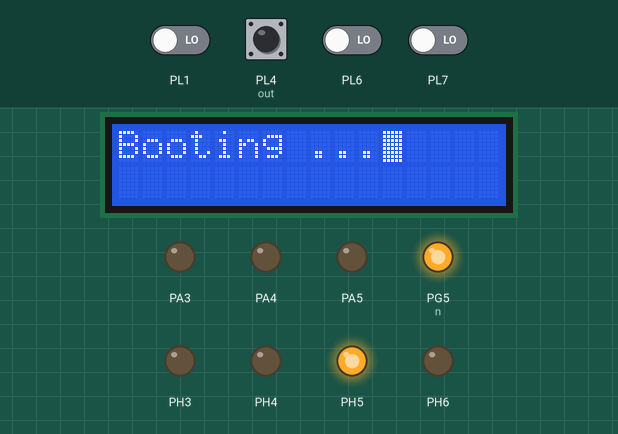
The program below on a simulated ATmega2560, built with avr-gcc and emulated at 16 MHz. Shown: 16×2 character LCD, output pins drawn as LEDs (lit = HIGH). Wiring (inferred from the names in the program): character LCD (HD44780): RS PE4; R/W PE5; E PE3; data PK0, PK1, PK2, PK3, PK4, PK5, PK6, PK7. Inputs (shaded band) come from the test bench; at power-on: PL1, PL4 (out), PL6, PL7 LOW. Pins used as bus, display or sensor lines are not drawn.

Above: at 1.8 s.
1.9 s: PL4 (out) pulsed HIGH 5 times (0.12 s each, 0.3 s apart)
At 2.67 s:
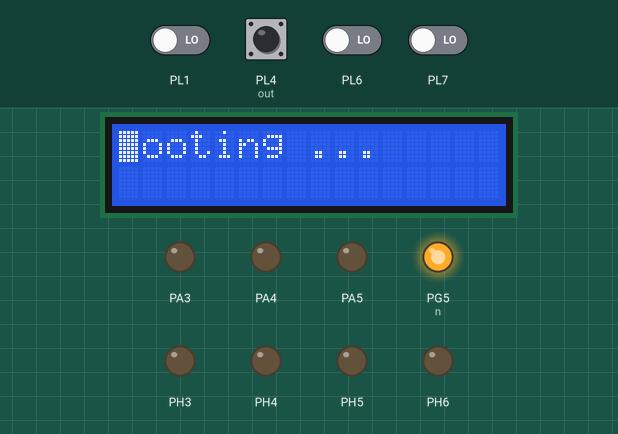
At 3.8 s:
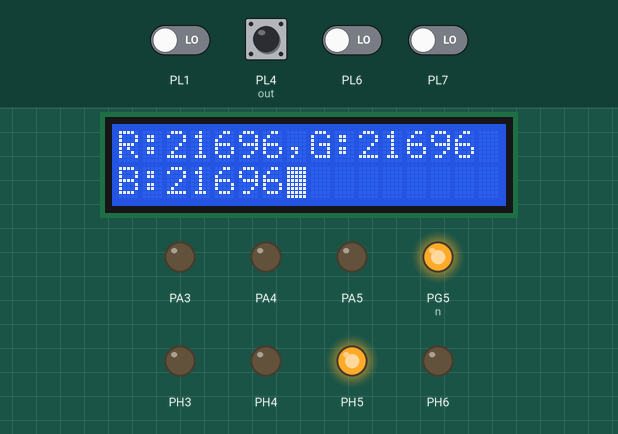
4.9 s: PL4 (out) pulsed HIGH 2 times (0.12 s each, 0.3 s apart)
At 5.07 s:
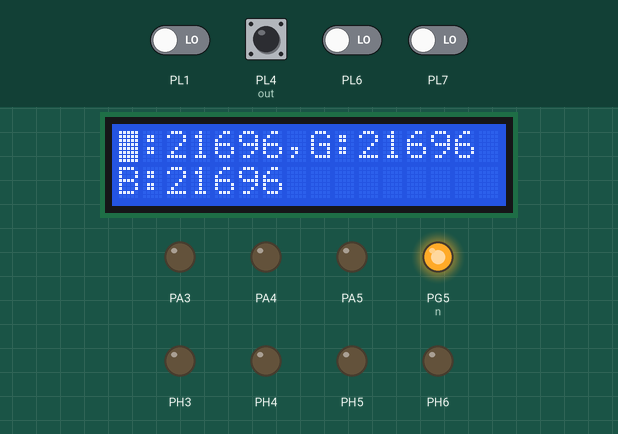
Timing chart, 0 to 7.9 s (numbered marks = the images above; inputs shaded):
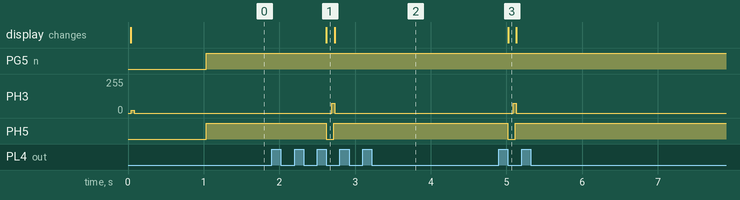

Measured:
- after the input at 1.9 s, PH3: 0/255 → 74/255 after 0.79 s, → 0/255 0.04 s later; PH5: HIGH → LOW after 0.72 s, → HIGH 0.10 s later; the display: changes after 0.72 s (image 1)
- after the input at 4.9 s, PH3: 0/255 → 74/255 after 0.19 s, → 0/255 0.04 s later; PH5: HIGH → LOW after 0.12 s, → HIGH 0.10 s later; the display: changes after 0.12 s (image 3)

The program:

main.c
```c
#include "main.h"

void setup() {
  // Initializes USART and the data streams
  usart_init();
  usart_setup_streams();

  // Inits the status module
  status_init();
  LOGD("status_init(): success", MAIN_LABEL);

  // Inits the a1602 display
  a1602_init();
  LOGD("a1602_init(): success", MAIN_LABEL);

  // Prints the final message
  LOGD("Setup(): success", MAIN_LABEL);
}

void __attribute__ (( noreturn )) main() {
  setup();

  // Clears the display
  a1602_instruct(A1602_DOO_DEF | A1602_DOO_ENA | A1602_DOO_ENC | A1602_DOO_ECP);
  a1602_instruct(A1602_FNS_DEF | A1602_FNS_ULF | A1602_FNS_UL2  | A1602_FNS_U8B);
  a1602_return_home();
  a1602_clear();
  a1602_write("Booting ...");
  LOGD("Updated display", MAIN_LABEL);
  _delay_ms(1000);

  // Prepares the temp
  dht11_t dht;
  dht.ddr = &DDRG;
  dht.port = &PORTG;
  dht.pin = &PING;
  dht.n = PG5;
  dht11_init(&dht);
  LOGD("DHT11 Initialized", MAIN_LABEL);

  // Prepares the distance sensor
  vma306_t vma;
  vma.pin  = &PINF;
  vma.port = &PORTF;
  vma.ddr  = &DDRF;
  vma.echo = PF7;
  vma.trig = PF6;
  vma306_init(&vma);
  LOGD("VMA306 Initialized", MAIN_LABEL);

  // Initializes the color sensor
  color_sensor_t color_sensor;
  color_sensor.ddr = &DDRL;
  color_sensor.port = &PORTL;
  color_sensor.pin = &PINL;
  color_sensor.s0 = PL5;
  color_sensor.s1 = PL3;
  color_sensor.s2 = PL2;
  color_sensor.s3 = PL0;
  color_sensor.out = PL4;
  color_sensor_init(&color_sensor);

  // Initializes the buzzer
  buzzer_t buzzer;
  buzzer.port = &PORTH;
  buzzer.ddr = &DDRH;
  buzzer.n = PH6;
  buzzer_init(&buzzer);

  char buffer[64];
  uint32_t i = 0;
  uint16_t prev = 0;
  for (;;) {
    color_sensor_ret_t ret = color_sensor_read(&color_sensor);

    a1602_return_home();
    a1602_clear();
    sprintf(buffer, "R:%-3u,G:%-3u", ret.r, ret.g, ret);
    a1602_write(buffer);

    for (uint8_t i = 0; i < (40 - strlen(buffer)); ++i) {
      a1602_instruct(A1602_CDS_DEF | A1602_CDS_MLR);
      _delay_us(A1602_DLY_COS);
    }

    sprintf(buffer, "B:%-3u", ret.b);
    a1602_write(buffer);

    switch (color_sensor_make_sense(&ret)) {
      case CRES_BLUE: status_c_blue_on(); break;
      case CRES_GREEN: status_c_green_on(); break;
      case CRES_RED: status_c_red_on(); break;
    }

    _delay_ms(50);
    /*
    uint16_t mm = vma306_read(&vma);

    if (mm < 30) {
      buzzer_buzz(&buzzer, 700, 100);
      buzzer_buzz(&buzzer, 900, 70);
      buzzer_buzz(&buzzer, 1100, 60);
    }

    if (mm > prev + 3 || mm < prev - 3) {
      prev = mm;

      a1602_return_home();
      a1602_clear();
      sprintf(buffer, "%ucm", mm);
      a1602_write(buffer);
    }
    _delay_ms(10);
    */
    /*
    // Reads the sensor data, after which we will display it
    dht11_ret_t sensor_data = dht11_read(&dht);

    // Returns the screen to start position, and clears it
    a1602_return_home();
    a1602_clear();

    if (sensor_data.success) {
      // Displays the temparature
      sprintf(buffer, "%cTemp: %d.%d%c",
        (sensor_data.sum != sensor_data.csum ? '^' : A1602_CARR),
        sensor_data.t_int, sensor_data.t_dec, A1602_CDEG);
      a1602_write(buffer);

      // Shifts to the next line on the display
      for (uint8_t i = 0; i < (40 - strlen(buffer)); ++i) {
        a1602_instruct(A1602_CDS_DEF | A1602_CDS_MLR);
        _delay_us(A1602_DLY_COS);
      }

      // Displays the humidity
      sprintf(buffer, "%cHumi: %d.%d%%",
        (sensor_data.sum != sensor_data.csum ? '^' : A1602_CARR),
        sensor_data.h_int, sensor_data.h_dec);
      a1602_write(buffer);

      // Moves the cursor to the end of the screen ( not visible to us )
      for (uint8_t i = 1; i < (40 - strlen(buffer)); ++i) {
        a1602_instruct(A1602_CDS_DEF | A1602_CDS_MLR);
        _delay_us(A1602_DLY_COS);
      }
    } else {
      a1602_write("[DHT11]: Error !");
    }

    _delay_ms(2000);
    */
  }
}
```

include.h
```c
// (licence header left out)
#ifndef _INCLUDE_H
#define _INCLUDE_H

#ifndef F_CPU
#define F_CPU 16000000UL
#endif

#define BAUD 9600

#include <stdio.h>
#include <stdint.h>
#include <string.h>
#include <stdbool.h>

#include <avr/io.h>
#include <avr/interrupt.h>

#include <util/delay.h>
#include <util/setbaud.h>
#include <util/twi.h>

#endif
```

main.h
```c
#ifndef _MAIN_H
#define _MAIN_H

#define MAIN_LABEL "MAIN"

#include "include.h"
#include "modules/status.h"
#include "modules/usart.h"
#include "modules/logger.h"
#include "modules/a1602.h"
#include "modules/dht11.h"
#include "modules/vma306.h"
#include "modules/buzzer.h"
#include "modules/color.h"

void __attribute__ (( noreturn )) main();

#endif
```

a1602.c
```c
// (licence header left out)
#include "a1602.h"

void a1602_init() {
  io_mode(&A1602_REST_DDR, &A1602_REST_PORT, A1602_REST_RS, IO_OUTPUT);
  io_mode(&A1602_REST_DDR, &A1602_REST_PORT, A1602_REST_E, IO_OUTPUT);
  io_mode(&A1602_REST_DDR, &A1602_REST_PORT, A1602_REST_RW, IO_OUTPUT);

  io_low(&A1602_REST_PORT, A1602_REST_RS);
}

void a1602_bus_mode(io_mode_t mode) {
  io_mode(&A1602_BUS_DDR, &A1602_BUS_PORT, A1602_BUS_D0, mode);
  io_mode(&A1602_BUS_DDR, &A1602_BUS_PORT, A1602_BUS_D1, mode);
  io_mode(&A1602_BUS_DDR, &A1602_BUS_PORT, A1602_BUS_D2, mode);
  io_mode(&A1602_BUS_DDR, &A1602_BUS_PORT, A1602_BUS_D3, mode);
  io_mode(&A1602_BUS_DDR, &A1602_BUS_PORT, A1602_BUS_D4, mode);
  io_mode(&A1602_BUS_DDR, &A1602_BUS_PORT, A1602_BUS_D5, mode);
  io_mode(&A1602_BUS_DDR, &A1602_BUS_PORT, A1602_BUS_D6, mode);
  io_mode(&A1602_BUS_DDR, &A1602_BUS_PORT, A1602_BUS_D7, mode);
}

void a1602_instruction_write(uint8_t byte) {
  // Enables the BUS led, and sets the bus mode to output
  status_enable_bus();
  a1602_bus_mode(IO_OUTPUT);

  // Sets the mode to write, after which we wait for the address
  //  setup time
  io_high(&A1602_REST_PORT, A1602_REST_RW);       // Goes to read mode
  io_low(&A1602_REST_PORT, A1602_REST_RW);        // Goes to write mode
  _delay_us(A1602_WRM_AST);

  // Sets the enable pin high, and writes the byte to the bus
  io_high(&A1602_REST_PORT, A1602_REST_E);        // Sets the enable pin
  A1602_BUS_PORT = byte;                          // Writes the byte to bus
  _delay_us(A1602_WRM_EPW);                       // Waits for enable finish
  io_low(&A1602_REST_PORT, A1602_REST_E);         // Enable pi nlow

  // Sets the enable pin low and waits some time for the data to be
  //  processed, after which we go back to read mode
  _delay_us(A1602_WRM_DHT);                       // Waits the hold time
  io_high(&A1602_REST_PORT, A1602_REST_RW);       // Sets mode to read

  // Sets the bus mode to input, and disables the LED
  a1602_bus_mode(IO_INPUT);
  status_disable_bus();
}

void a1602_write_char(char c) {
  io_high(&A1602_REST_PORT, A1602_REST_RS);
  a1602_instruction_write(c);
  io_low(&A1602_REST_PORT, A1602_REST_RS);
}

void a1602_write_string(const char *str) {
  uint8_t line_len = 0;
  while (*str != '\0') {
    if (++line_len > 16) break;

    a1602_write_char(*str++);
    _delay_us(A1602_DLY_SCG);
  }
}
```

a1602.h
```c
// (licence header left out)
#include "../include.h"
#include "io.h"
#include "status.h"

#ifndef _MODULES_A1602_H
#define _MODULES_A1602_H

#define A1602_BUS_PORT  PORTK
#define A1602_BUS_DDR   DDRK
#define A1602_BUS_D0    PK0
#define A1602_BUS_D1    PK1
#define A1602_BUS_D2    PK2
#define A1602_BUS_D3    PK3
#define A1602_BUS_D4    PK4
#define A1602_BUS_D5    PK5
#define A1602_BUS_D6    PK6
#define A1602_BUS_D7    PK7

#define A1602_REST_PORT PORTE
#define A1602_REST_DDR  DDRE
#define A1602_REST_RS   PE4
#define A1602_REST_RW   PE5
#define A1602_REST_E    PE3

#define A1602_MAX_ROWS  2
#define A1602_MAX_COLS  16

// =====================================

/* Operation delay */
#define A1602_DLY_CLD   15200     /* Clear display */
#define A1602_DLY_RH    15200     /* Return Home */
#define A1602_DLY_EMS   37        /* Entry Mode Set */
#define A1602_DLY_DOF   37        /* Display On orOff */
#define A1602_DLY_COS   37        /* Cursor or display shift */
#define A1602_DLY_FNS   37        /* Function Set */
#define A1602_DLY_SCG   37        /* Set CGRam address */
#define A1602_DLY_SDR   37        /* Set DDRam address */
#define A1602_DLY_WDR   37        /* Write data to ram */
#define A1602_DLY_RDR   37        /* Read data from RAM */

/* Special chars */
#define A1602_CDEG      0b01101111
#define A1602_CARR      0b01111110
#define A1602_CARL      0b01111111
#define A1602_CDEG      0b11011111

/* Clear Display */
#define A1602_CLD_DEF   0x1       /* Base */

/* Return Home */
#define A1602_REH_DEF   0x2       /* Base */

/* Entry Mode Set */
#define A1602_EMS_DEF   0x4       /* Base */
#define A1602_EMS_INC   0x2       /* If the position should increment */
#define A1602_EMS_DSF   0x1       /* Display shift */

/* Display ON/OFF */
#define A1602_DOO_DEF   0x8       /* Base */
#define A1602_DOO_ENA   0x1       /* Entire display on */
#define A1602_DOO_ENC   0x2       /* Cursor on */
#define A1602_DOO_ECP   0x4       /* Cursor position on */

/* Cursor or Display Shift */
#define A1602_CDS_DEF   0x16      /* Base */
#define A1602_CDS_CMM   0x8       /* Set cursor moving */
#define A1602_CDS_MLR   0x4       /* Set cursor move right */

/* Function Set */
#define A1602_FNS_DEF   0x32      /* Base */
#define A1602_FNS_U8B   0x16      /* Use 8 bits */
#define A1602_FNS_UL2   0x8       /* Use the second line */
#define A1602_FNS_ULF   0x4       /* Use 5x11 font */

/* Write Mode timing */
#define A1602_WRM_ECT   1200      /* Enable Cycle Time */
#define A1602_WRM_EPW   140       /* Enable Pulse Width */
#define A1602_WRM_AHT   10        /* Address hold time */
#define A1602_WRM_DST   40        /* Data Setup Time */
#define A1602_WRM_DHT   10        /* Data hold time */
#define A1602_WRM_AST   10        /* Address Setup Time */

/* Read mode timing */
#define A1602_RDM_ECT   1200      /* Enable Cycle Time */
#define A1602_RDM_EPW   140       /* Enable Pulse WIdth */
#define A1602_RDM_AHT   10        /* Address hold time */
#define A1602_RDM_DHT   10        /* Data hold time */
#define A1602_RDM_AST   10        /* Address Setup Time */

/* Easy function access */
#define a1602_clear() a1602_instruction_write(A1602_CLD_DEF); \
_delay_us(A1602_DLY_CLD)
#define a1602_return_home() a1602_instruction_write(A1602_REH_DEF); \
_delay_us(A1602_DLY_RH)
#define a1602_write(c) a1602_write_string(c); \
_delay_us(A1602_DLY_SCG)
#define a1602_instruct(c) a1602_instruction_write(c); \
_delay_us(A1602_DLY_SCG)

// =====================================

void a1602_init();

void a1602_bus_mode(io_mode_t mode);
void a1602_instruction_write(uint8_t byte);
void a1602_write_char(char c);
void a1602_write_string(const char *str);

#endif
```

buzzer.c
```c
#include "buzzer.h"

void buzzer_init(buzzer_t *buzz) {
  io_mode(buzz->ddr, buzz->port, buzz->n, IO_OUTPUT);
  io_low(buzz->port, buzz->n);
}

void buzzer_buzz(buzzer_t *buzz, uint16_t ps, uint16_t loops) {
  uint32_t delay = (1000000 / ps) / 2;
  for (uint16_t i = 0; i < loops / 2; ++i) {
    io_high(buzz->port, buzz->n);
    for(uint32_t j = 0; j < delay; ++j) _delay_us(1);
    io_low(buzz->port, buzz->n);
    for(uint32_t j = 0; j < delay; ++j) _delay_us(1);
  }
}
```

buzzer.h
```c
// (licence header left out)
#ifndef _MODULES_BUZZER_H
#define _MODULES_BUZZER_H

#include "../include.h"
#include "io.h"

typedef struct {
  volatile uint8_t *ddr, *port;
  uint8_t n;
} buzzer_t;

void buzzer_init(buzzer_t *buzz);
void buzzer_buzz(buzzer_t *buzz, uint16_t ps, uint16_t loops);

#endif
```

color.c
```c
#include "color.h"

void color_sensor_init(color_sensor_t *sensor) {
  io_mode(sensor->ddr, sensor->port, sensor->out, IO_INPUT);

  io_mode(sensor->ddr, sensor->port, sensor->s0, IO_OUTPUT);
  io_mode(sensor->ddr, sensor->port, sensor->s1, IO_OUTPUT);
  io_mode(sensor->ddr, sensor->port, sensor->s2, IO_OUTPUT);
  io_mode(sensor->ddr, sensor->port, sensor->s3, IO_OUTPUT);
}

uint16_t color_sensor_measure(
  color_sensor_t *sensor,
  color_sensor_measurement_t m
) {
  status_enable_loop();

  io_high(sensor->port, sensor->s0);
  io_low(sensor->port, sensor->s1);

  /*
    Tells the sensor which color we want to measure
  */

  if (m == MEASURE_RED) {
    io_low(sensor->port, sensor->s2);
    io_low(sensor->port, sensor->s3);
  } else if (m == MEASURE_GREEN) {
    io_high(sensor->port, sensor->s2);
    io_high(sensor->port, sensor->s3);
  } else if (m == MEASURE_BLUE) {
    io_low(sensor->port, sensor->s2);
    io_high(sensor->port, sensor->s3);
  }

  /*
    Measures the frequency of the sensor
  */

  // Waits until we've received an valid pulse from
  //  the sensor
  while(io_read(sensor->pin, sensor->out) == true);
  while(io_read(sensor->pin, sensor->out) == false);
  TCNT1 ^= TCNT1;
  TCCR1B = (1 << CS11);

  // Waits until the pulse is low again, and stops the timer
  //  which allows us to read the time the pulse took
  while(io_read(sensor->pin, sensor->out) == true);
  TCCR1B ^= TCCR1B;

  status_disable_loop();
  return TCNT1 / 2;
}

color_sensor_ret_t color_sensor_read(color_sensor_t *sensor) {
  color_sensor_ret_t ret = {0, 0, 0};

  ret.r = color_sensor_measure(sensor, MEASURE_RED);
  ret.g = color_sensor_measure(sensor, MEASURE_GREEN);
  ret.b = color_sensor_measure(sensor, MEASURE_BLUE);

  return ret;
}

color_sensor_cres_t color_sensor_make_sense(color_sensor_ret_t *idk) {
  if (idk->r < idk->b && idk->r < idk->g) return CRES_RED;
  if (idk->b < idk->r && idk->b < idk->g) return CRES_BLUE;
  else if (idk->g < idk->b && idk->g < idk->r) return CRES_GREEN;
}
```

color.h
```c
// (licence header left out)
#ifndef _MODULES_COLOR_H
#define _MODULES_COLOR_H

#include "../include.h"
#include "io.h"
#include "status.h"

typedef enum {
  MEASURE_RED, MEASURE_GREEN, MEASURE_BLUE
} color_sensor_measurement_t;

typedef enum {
  CRES_RED, CRES_BLUE, CRES_GREEN, CRES_YELLOW, CRES_WHITE
} color_sensor_cres_t;

typedef struct {
  volatile uint8_t *port, *ddr, *pin;
  uint8_t out, s0, s1, s2, s3;
} color_sensor_t;

typedef struct {
  uint16_t r, g, b;
} color_sensor_ret_t;

void color_sensor_init(color_sensor_t *sensor);
color_sensor_cres_t color_sensor_make_sense(color_sensor_ret_t *idk);

uint16_t color_sensor_measure(
  color_sensor_t *sensor,
  color_sensor_measurement_t m
);

color_sensor_ret_t color_sensor_read(color_sensor_t *sensor);

#endif
```

dht11.c
```c
#include "dht11.h"

void dht11_init(dht11_t *dht) {
  io_mode(dht->ddr, dht->port, dht->n, IO_OUTPUT);
  io_high(dht->port, dht->n);
}

void dht11_start_signal(dht11_t *dht) {
  io_low(dht->port, dht->n);
  _delay_us(DHT11_DEL_STA);
}

void dht11_stop_signal(dht11_t *dht) {
  io_mode(dht->ddr, dht->port, dht->n, IO_OUTPUT);
  io_high(dht->port, dht->n);
}

bool dht11_await_response(dht11_t *dht) {
  status_enable_loop();

  io_mode(dht->ddr, dht->port, dht->n, IO_INPUT);
  while (io_read(dht->pin, dht->n) == true);    // Wait for pull down
  while (io_read(dht->pin, dht->n) == false);   // Wait for pull up
  while (io_read(dht->pin, dht->n) == true);    // Wait for pull down

  status_disable_loop();
}

bool dht11_read_bytes(dht11_t *dht, uint8_t *bytes) {
  // Reads all the five bytes into memory, after which
  //  we can process them further
  for (uint8_t i = 0; i < 5; ++i)
    bytes[i] = dht11_read_byte(dht);
}

uint8_t dht11_read_byte(dht11_t *dht) {
  uint8_t result = 0;

  for (uint8_t i = 0; i < 8; ++i) {
    while(io_read(dht->pin, dht->n) == false);
    _delay_us(30);

    result <<= 1;

    if (io_read(dht->pin, dht->n) == true) result |= 1;
    while(io_read(dht->pin, dht->n) == true);
  }

  return result;
}

uint8_t dht11_calculate_checksum(uint8_t *bytes) {
  // Sums the data of all the bytes, in order to generate the
  //  checksum, and later validate the data
  return bytes[0] + bytes[1] + bytes[2] + bytes[3];
}

dht11_ret_t dht11_read(dht11_t *dht) {
  uint8_t bytes[5];
  dht11_ret_t ret;
  ret.success = true;

  // Sensd the start signal, after which we wait for the
  //  client to generate the data, and send it over to us
  dht11_start_signal(dht);
  dht11_await_response(dht);

  // Reads the bytes from the sensor
  dht11_read_bytes(dht, bytes);
  ret.h_dec = bytes[1];
  ret.h_int = bytes[0];
  ret.t_dec = bytes[3];
  ret.t_int = bytes[2];
  ret.sum   = bytes[4];

  // Calculats the checksum to later validate if the data
  //  transmission was successfull
  ret.csum = dht11_calculate_checksum(bytes);

  // Sends the stop signal, and returns the result measurement
  dht11_stop_signal(dht);

  return ret;
}
```

dht11.h
```c
// (licence header left out)
#ifndef _MODULES_DHT11_H
#define _MODULES_DHT11_H

#define DHT11_DEL_STA     18000   /* The start signal delay */
#define DHT11_DEL_RSP     40      /* The response delay */
#define DHT11_DEL_DPT     80      /* Data prepare time */
#define DHT11_DEL_STT     50      /* Start to transmit */

#include "../include.h"
#include "io.h"
#include "status.h"

typedef struct {
  uint8_t h_int, h_dec;
  uint8_t t_int, t_dec;
  bool success;
  uint8_t sum, csum;
} dht11_ret_t;

typedef struct {
  volatile uint8_t *port, *ddr, *pin;
  uint8_t n;
} dht11_t;

void dht11_init(dht11_t *dht);
void dht11_start_signal(dht11_t *dht);
void dht11_stop_signal(dht11_t *dht);
bool dht11_await_response(dht11_t *dht);
bool dht11_read_bytes(dht11_t *dht, uint8_t *bytes);
uint8_t dht11_read_byte(dht11_t *dht);
uint8_t dht11_calculate_checksum(uint8_t *bytes);
dht11_ret_t dht11_read(dht11_t *dht);

#endif
```

io.c
```c
#include "io.h"

void io_mode(
  volatile uint8_t *ddr, volatile uint8_t *port, uint8_t n,
  io_mode_t mode
) {
  if (mode == IO_INPUT || mode == IO_INPUT_PULLUP) *ddr &= ~(1 << n);
  else if (mode == IO_OUTPUT) {
    *ddr |= (1 << n);
    return;
  }

  if (mode == IO_INPUT_PULLUP) *port |= (1 << n);
  else *port &= ~(1 << n);
}

void io_high(volatile uint8_t *port, uint8_t n) {
  *port |= (1 << n);
}

void io_low(volatile uint8_t *port, uint8_t n) {
  *port &= ~(1 << n);
}

void io_toggle(volatile uint8_t *port, uint8_t n) {
  *port ^= (1 << n);
}

bool io_read(volatile uint8_t *pin, uint8_t n) {
  return *pin & (1 << n);
}
```

io.h
```c
// (licence header left out)
#include "../include.h"

#ifndef _MODULES_IO_H
#define _MODULES_IO_H

typedef enum {
  IO_INPUT, IO_OUTPUT, IO_INPUT_PULLUP
} io_mode_t;

void io_mode(
  volatile uint8_t *ddr, volatile uint8_t *port, uint8_t n,
  io_mode_t mode
);

void io_high(volatile uint8_t *port, uint8_t n);
void io_low(volatile uint8_t *port, uint8_t n);
void io_toggle(volatile uint8_t *port, uint8_t n);

bool io_read(volatile uint8_t *pin, uint8_t n);

#endif
```

logger.c
```c
#include "logger.h"
```

Source omitted: logger.h (757 bytes), status.c (1442 bytes), status.h (734 bytes), usart.c (1111 bytes), usart.h (363 bytes), vma306.c (884 bytes), vma306.h (342 bytes)
